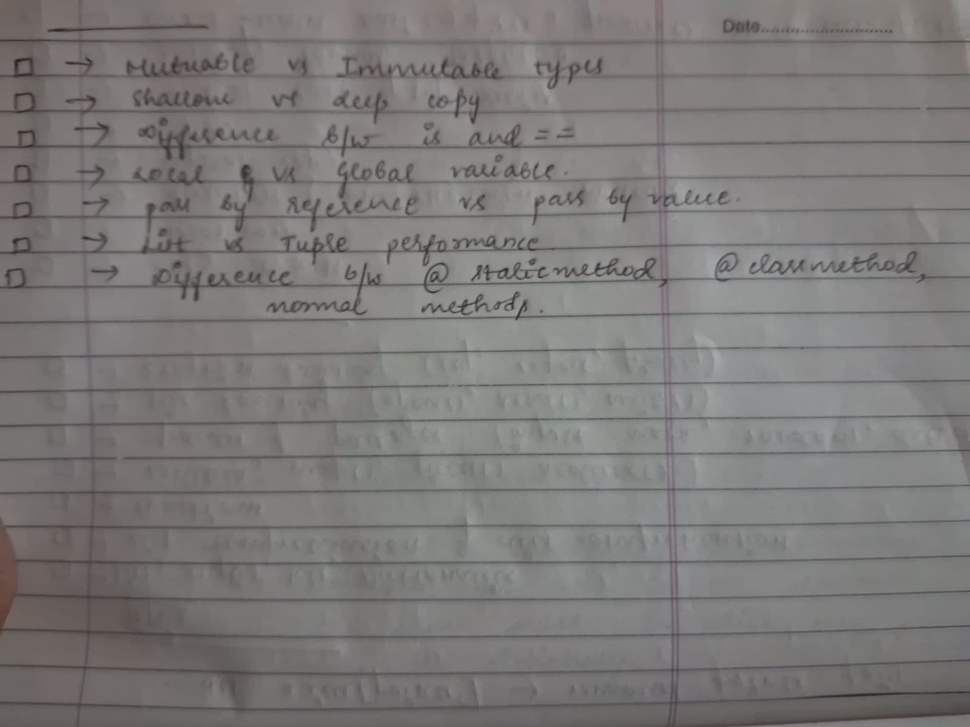
#> input picture test_doc.jpeg, 970 x 727 px, shrunk from 1600 x 1200 before the run
$ python preprocessor.py ../test_doc.jpeg out.png
#> lines starting #> are read from the running program, lines starting #| are printed output that depends on the picture; after the words box and inside, x2 and y2 are one past the last pixel; in counts of white or black regions, pixels touching at a corner belong together
import cv2
import numpy as np


def load_image(image_path):
#> called with image_path = '../test_doc.jpeg'
    image = cv2.imread(image_path)
#> image is the input picture: shape (727, 970, 3); mean B, G, R 120.6, 121.7, 124.1
    if image is None:
        raise ValueError(f"Could not load image from {image_path}")
    return image


def convert_to_grayscale(image):
    return cv2.cvtColor(image, cv2.COLOR_BGR2GRAY)


def remove_noise(gray_image):
    return cv2.GaussianBlur(gray_image, (3, 3), 0)


def apply_threshold(blurred_image):
    return cv2.adaptiveThreshold(
        blurred_image, 255,
        cv2.ADAPTIVE_THRESH_GAUSSIAN_C,
        cv2.THRESH_BINARY, 11, 2
    )
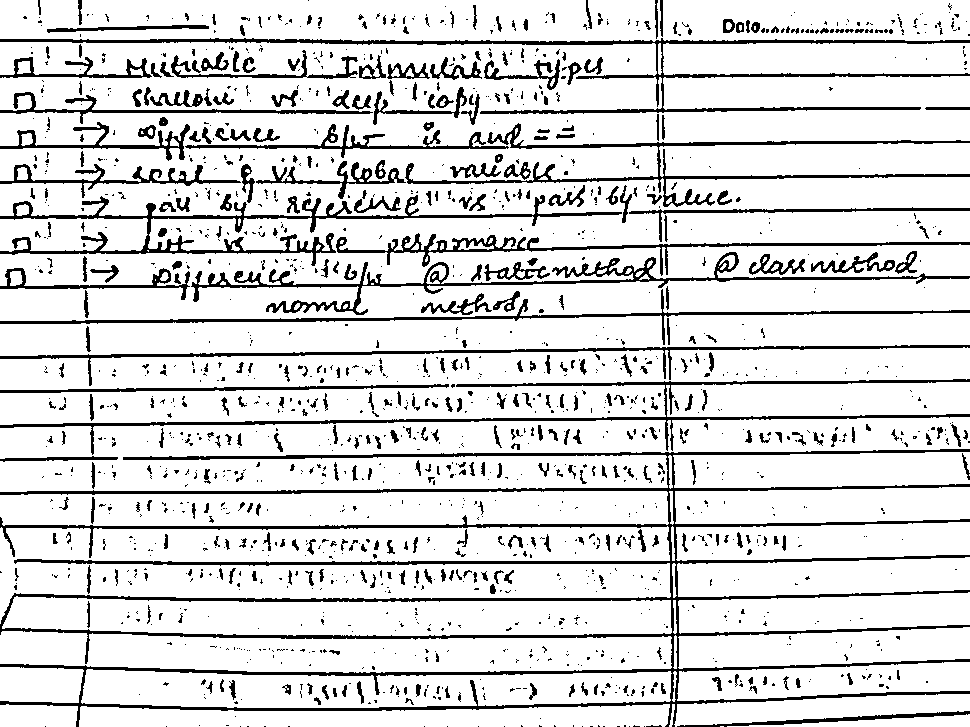
#> returned value: shape (727, 970); 85.7% white; 1544 black regions (1130 under 20 px), largest, box (x1, y1, x2, y2) and area: (0, 449, 970, 727) 24761, (0, 38, 970, 114) 6001, (0, 195, 622, 266) 5097


def deskew(image):
    coords = np.column_stack(np.where(image > 0))
#> coords = 604402 pairs, first value 0 to 726, second value 0 to 969
    angle = cv2.minAreaRect(coords)[-1]
#> angle = -90
    if angle < -45:
        angle = -(90 + angle)
#> angle = 0
    else:
        angle = -angle
    (h, w) = image.shape[:2]
#> h = 727; w = 970
    center = (w // 2, h // 2)
#> center = (485, 363)
    matrix = cv2.getRotationMatrix2D(center, angle, 1.0)
#> matrix = [[1, 0, 0], [0, 1, 0]]
    rotated = cv2.warpAffine(
        image, matrix, (w, h),
        flags=cv2.INTER_CUBIC,
        borderMode=cv2.BORDER_REPLICATE
    )
    return rotated


def preprocess(image_path):
    image = load_image(image_path)
    gray = convert_to_grayscale(image)
    blurred = remove_noise(gray)
    thresholded = apply_threshold(blurred)
    deskewed = deskew(thresholded)
    return deskewed


def save_image(image, output_path):
    cv2.imwrite(output_path, image)
    print(f"Saved preprocessed image to {output_path}")


if __name__ == "__main__":
    import sys
    if len(sys.argv) < 3:
        print("Usage: python preprocessor.py <input_path> <output_path>")
        sys.exit(1)
    input_path = sys.argv[1]
    output_path = sys.argv[2]
    result = preprocess(input_path)
    save_image(result, output_path)


def load_image(image_path):
    image = cv2.imread(image_path)
    if image is None:
        raise ValueError(f"Could not load image from {image_path}")
    return image


def convert_to_grayscale(image):
    return cv2.cvtColor(image, cv2.COLOR_BGR2GRAY)


def remove_noise(gray_image):
    return cv2.GaussianBlur(gray_image, (3, 3), 0)


def apply_threshold(blurred_image):
    return cv2.adaptiveThreshold(
        blurred_image, 255,
        cv2.ADAPTIVE_THRESH_GAUSSIAN_C,
        cv2.THRESH_BINARY, 11, 2
    )


def deskew(image):
    coords = np.column_stack(np.where(image > 0))
    angle = cv2.minAreaRect(coords)[-1]
#> angle = -90
    if angle < -45:
        angle = -(90 + angle)
#> angle = 0
    else:
        angle = -angle
    (h, w) = image.shape[:2]
#> h = 727; w = 970
    center = (w // 2, h // 2)
#> center = (485, 363)
    matrix = cv2.getRotationMatrix2D(center, angle, 1.0)
#> matrix = [[1, 0, 0], [0, 1, 0]]
    rotated = cv2.warpAffine(
        image, matrix, (w, h),
        flags=cv2.INTER_CUBIC,
        borderMode=cv2.BORDER_REPLICATE
    )
    return rotated


def preprocess(image_path):
    image = load_image(image_path)
    gray = convert_to_grayscale(image)
    blurred = remove_noise(gray)
    thresholded = apply_threshold(blurred)
    deskewed = deskew(thresholded)
    return deskewed


def save_image(image, output_path):
    cv2.imwrite(output_path, image)
    print(f"Saved preprocessed image to {output_path}")


if __name__ == "__main__":
    import sys
    if len(sys.argv) < 3:
        print("Usage: python preprocessor.py <input_path> <output_path>")
        sys.exit(1)
    input_path = sys.argv[1]
    output_path = sys.argv[2]
    result = preprocess(input_path)
    save_image(result, output_path)
    print("Preprocessing complete.")
